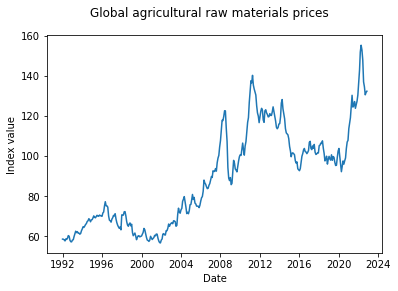

The Python source for this figure:
#!/usr/bin/env python
# -*- coding: utf-8 -*-

# Import libraries for scraping and machine learning
import requests
import pandas as pd
import matplotlib.pyplot as plt

# Scrape economic dataset structure dictionary from IMF RESTful API
# (API Instructions: http://www.bd-econ.com/imfapi1.html)
url = 'http://dataservices.imf.org/REST/SDMX_JSON.svc/'
key = 'Dataflow'  # Method with series information
search_term = 'Commodity Price'  # Term to find in series names
series_list = requests.get(f'{url}{key}').json()\
    ['Structure']['Dataflows']['Dataflow']
            
# Use dictionary keys to navigate through results and fetch the key for the 
# Primary Commodity Price System series:
for series in series_list:
    if search_term in series['Name']['#text']:
        series_key = f"{series['KeyFamilyRef']['KeyFamilyID']}"

#Use the Primary Commodity Price System key to get dimensions of that series
dimension_list = requests.get(f'{url}DataStructure/{series_key}').json()\
    ['Structure']['KeyFamilies']['KeyFamily']\
    ['Components']['Dimension'] # Returns a list of four tuples
for n, dimension in enumerate(dimension_list):
    print(f"{n} : {dimension['@codelist']}")

# Get codes for all dimensions in the series
key = [f"CodeList/{dimension_list[i]['@codelist']}" for i in range(len(dimension_list))]
code_list = [requests.get(f'{url}{k}').json()['Structure']['CodeLists']['CodeList']['Code'] for k in key[1:len(dimension_list)]]

#Save geographical area names and codes as a dictionary, keyed to the names
areas = {}
areas[f"{code_list[0]['Description']['#text']}"] = f"{code_list[0]['@value']}"

#Save series names and codes as a dictionary, keyed to the names
indexes = dict(zip([f"{code_list[1][i]['Description']['#text']}" for i in range(len(code_list[1]))],\
    [f"{code_list[1][i]['@value']}" for i in range(len(code_list[1]))]))
    
#Save value variable names and codes as a dictionary, keyed to the names
variables =  dict(zip([f"{code_list[2][i]['Description']['#text']}" for i in range(len(code_list[2]))],\
    [f"{code_list[2][i]['@value']}" for i in range(len(code_list[2]))]))

#Define url and key for API request
url = 'http://dataservices.imf.org/REST/SDMX_JSON.svc/'
key = 'CompactData/PCPS/'
# key = 'CompactData/PCPS/M.W00.PLITH.IX' # adjust codes here, using dot for frequency variable

# Download series JSON data from the API
data = (requests.get(f'{url}{key}').json()['CompactData']['DataSet']['Series'])

#Get lists of all observations in the dataset
data_list = []
for obs in data:
    for elem in obs['Obs']:
        data_list.append([elem['@TIME_PERIOD'],elem['@OBS_VALUE'],obs['@COMMODITY'],obs['@UNIT_MEASURE'],obs['@FREQ']])

# Create pandas dataframe from the observations
df = pd.DataFrame(data_list, columns=['date', 'value', 'commodity', 'unit', 'frequency'])

#Convert code dictionaries to dataframes for joining
commodities = pd.DataFrame.from_dict(data=indexes,orient='index',columns=['code'])
commodities.index.name = 'series'
commodities.reset_index(inplace=True)
measures = pd.DataFrame.from_dict(data=variables,orient='index',columns=['code'])
measures.index.name = 'measure'
measures.reset_index(inplace=True)

# Save cleaned dataframe as an Excel file with multiple worksheets
with pd.ExcelWriter("IMFcommodities.xlsx") as writer:
    df.to_excel(writer, sheet_name="Dataset", index=False)
    commodities.to_excel(writer, sheet_name="Commodities", index=False)
    measures.to_excel(writer, sheet_name="Measures", index=False)

# Basic plot of agricultural raw materials prices
ser = df[(df.frequency=='M') & (df.commodity=='PAGRI') & (df.unit=='IX')].copy()
ser.loc[:,'value'] = ser['value'].astype("float")
ser.loc[:,'date'] = pd.to_datetime(ser['date'])
plt.plot('date','value',data=ser)
plt.xlabel('Date')
plt.ylabel('Index value')
plt.suptitle("Global agricultural raw materials prices")
plt.show()
